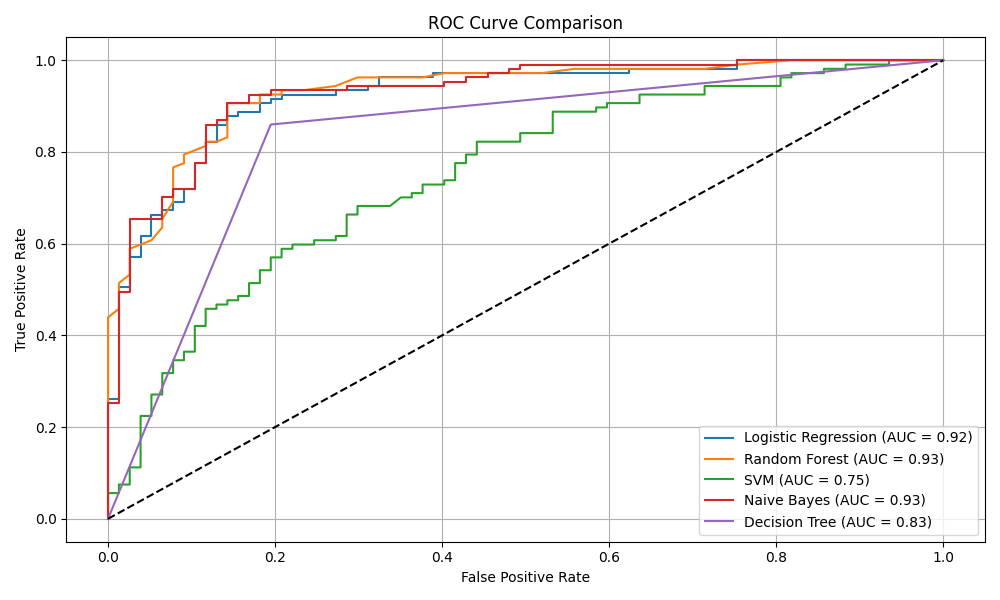

Source code (Python):
import pandas as pd
import matplotlib.pyplot as plt
import seaborn as sns

from sklearn.ensemble import RandomForestClassifier
from sklearn.linear_model import LogisticRegression
from sklearn.svm import SVC
from sklearn.naive_bayes import GaussianNB
from sklearn.tree import DecisionTreeClassifier
from sklearn.model_selection import train_test_split
from sklearn.metrics import accuracy_score, confusion_matrix, roc_curve, auc
from sklearn.preprocessing import LabelEncoder

# Load dataset
df = pd.read_csv("heart.csv")  # Adjust the path if needed

# Encode categorical variables
df = pd.get_dummies(df, drop_first=True)

# Split into features and target
X = df.drop("HeartDisease", axis=1)
y = df["HeartDisease"]

# Train-test split
X_train, X_test, y_train, y_test = train_test_split(X, y, test_size=0.2, random_state=42)

# Define models
models = {
    "Logistic Regression": LogisticRegression(max_iter=1000),
    "Random Forest": RandomForestClassifier(),
    "SVM": SVC(probability=True),
    "Naive Bayes": GaussianNB(),
    "Decision Tree": DecisionTreeClassifier()
}

# For storing metrics
accuracies = {}
roc_info = {}

# Train, predict, evaluate
for name, model in models.items():
    model.fit(X_train, y_train)
    y_pred = model.predict(X_test)
    y_proba = model.predict_proba(X_test)[:, 1]
    fpr, tpr, _ = roc_curve(y_test, y_proba)
    roc_auc = auc(fpr, tpr)
    accuracies[name] = accuracy_score(y_test, y_pred)
    roc_info[name] = (fpr, tpr, roc_auc)

# Accuracy comparison plot
plt.figure(figsize=(10, 5))
sns.barplot(x=list(accuracies.keys()), y=list(accuracies.values()), palette="viridis")
plt.ylabel("Accuracy")
plt.title("Model Accuracy Comparison")
plt.xticks(rotation=45)
plt.tight_layout()
plt.show()

# ROC Curve plot
plt.figure(figsize=(10, 6))
for name, (fpr, tpr, roc_auc) in roc_info.items():
    plt.plot(fpr, tpr, label=f'{name} (AUC = {roc_auc:.2f})')
plt.plot([0, 1], [0, 1], 'k--')
plt.xlabel("False Positive Rate")
plt.ylabel("True Positive Rate")
plt.title("ROC Curve Comparison")
plt.legend()
plt.grid(True)
plt.tight_layout()
plt.show()

# Confusion matrix for Random Forest (as an example)
rf_model = models["Random Forest"]
y_pred_rf = rf_model.predict(X_test)
cm = confusion_matrix(y_test, y_pred_rf)

plt.figure(figsize=(6, 4))
sns.heatmap(cm, annot=True, fmt='d', cmap='Blues')
plt.title("Confusion Matrix - Random Forest")
plt.xlabel("Predicted")
plt.ylabel("Actual")
plt.tight_layout()
plt.show()
